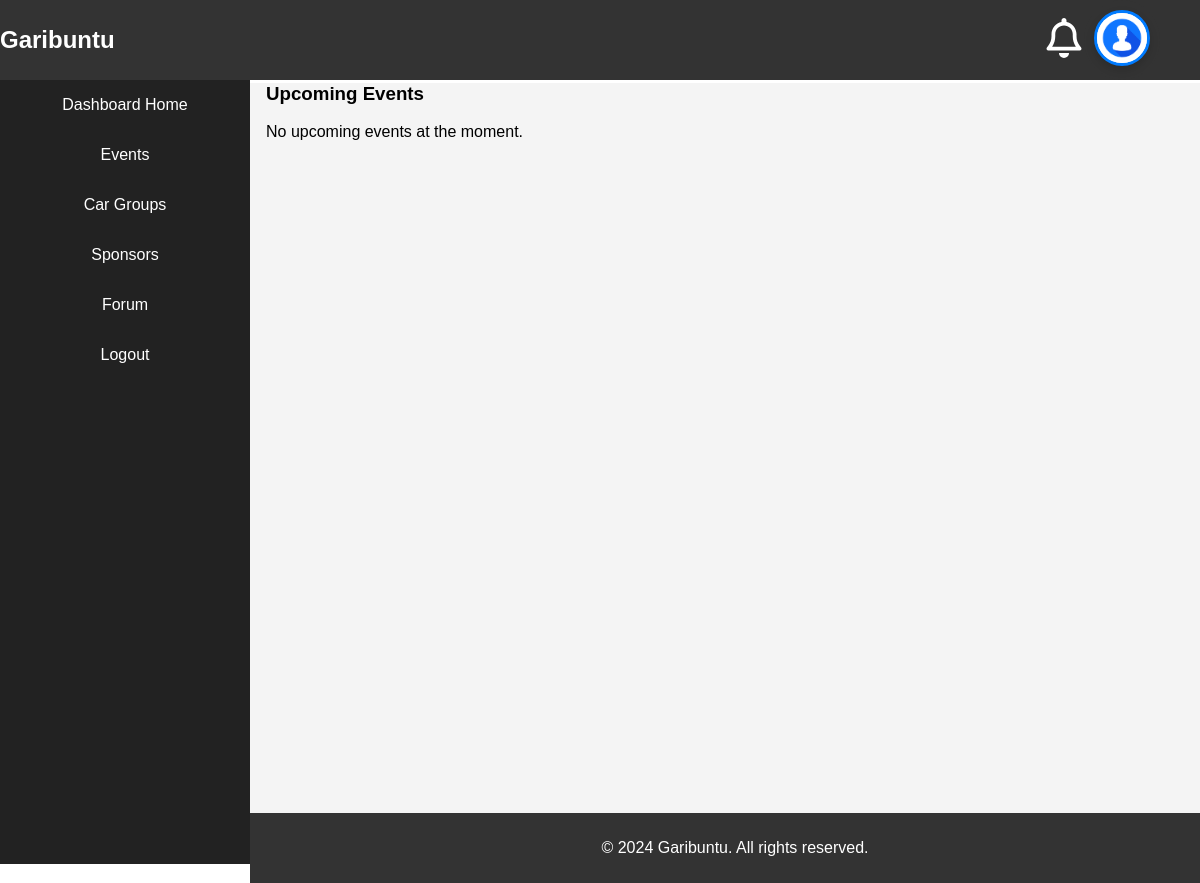
/even-list/, run on an earlier commit of the app's database.
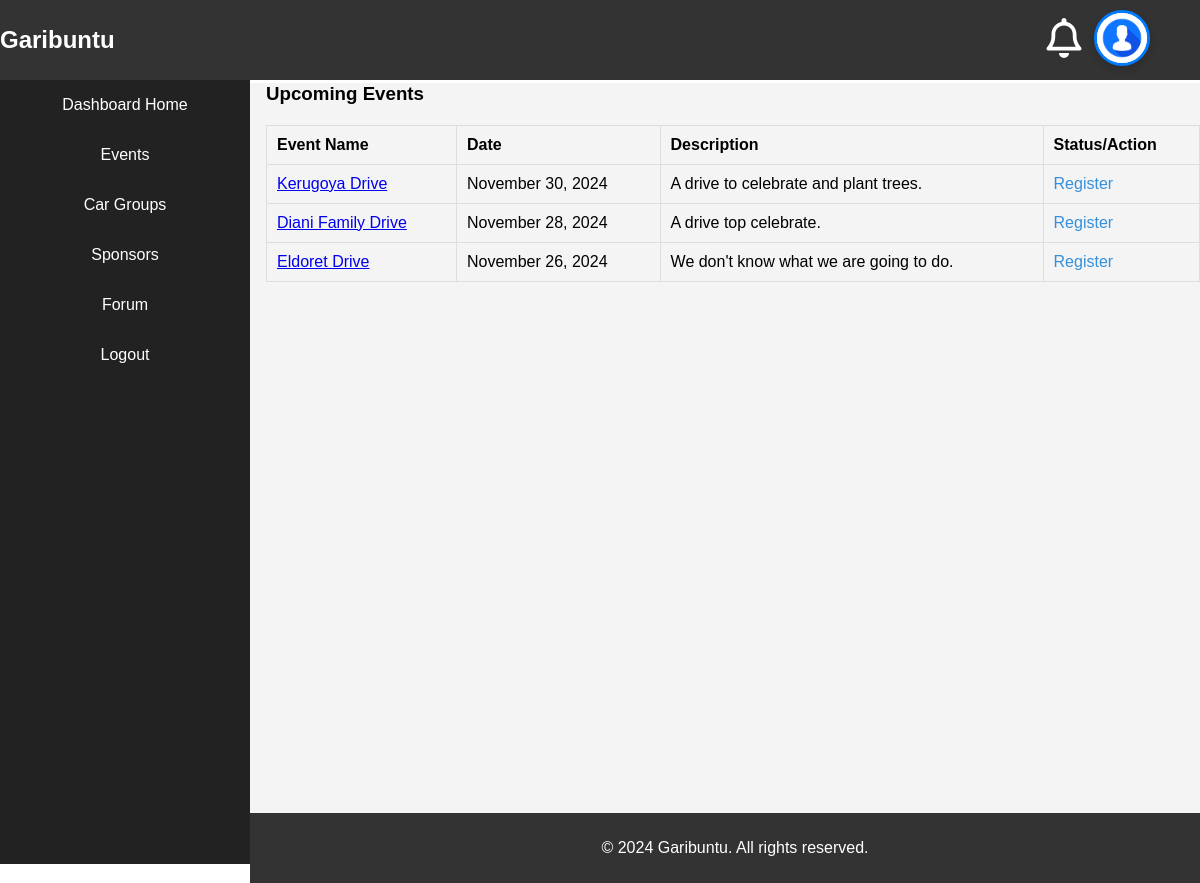
And on a later commit of the database.
### events/models.py (models this page shows, shortened)
class Event(models.Model):
    title = models.CharField(max_length=100)
    description = models.TextField()
    date = models.DateField()
    time = models.TimeField()
    location = models.CharField(max_length=255)
    registration_fee = models.DecimalField(max_digits=10, decimal_places=2)
    group = models.ForeignKey(CarGroup, on_delete=models.CASCADE, related_name='events')
    created_by = models.ForeignKey(User, on_delete=models.CASCADE, related_name='organized_events')
    attendees = models.ManyToManyField(User, through='EventRegistration', related_name='events')
    poster = models.ImageField(upload_to='event_posters/', null=True, blank=True)

### garibuntu/views.py (the view)
# urls.py: path('', views.event_list, name='event_list'),
def event_list(request):
    events = Event.objects.all()
    user = request.user
    payment_status = EventRegistration.payment_status
    return render(request, 'dash-events.html', {'events':events, 'payment_status':payment_status})

### sponsors/sponsor_login_required.py (called while the page is built)
    def __call__(self, request):
        if request.path in [reverse('sponsors:sponsor_register'), reverse('sponsors:sponsor_login')]:
            return self.get_response(request)
        if request.path.startswith('/sponsors/') and not request.session.get('sponsor_id'):
            return redirect(reverse('sponsors:sponsor_login'))
        return self.get_response(request)

### garibuntu/templates/dash-events.html (shortened to what this page needs)
{% extends 'base-dash.html' %}
{% block content %}
<div class="events-section">
    <h3>Upcoming Events</h3>
    {% if events %}
    <table class="events-table">
        <thead>
            <tr>
                <th>Event Name</th>
                <th>Date</th>
                <th>Description</th>
                <th>Status/Action</th>
            </tr>
        </thead>
        <tbody>
            {% for event in events %}
                <tr>
                    <td><a href="{% url 'garibuntu:event_detail' event.id %}">{{ event.title }}</a></td>
                    <td>{{ event.date|date:"F d, Y" }}</td>
                    <td>{{ event.description|truncatewords:15 }}</td>
                    <td>
                        {% if not is_registered %}
                        <a href="{% url 'garibuntu:event_register' event.id %}" class="register-button">Register</a>
                       {% else %}
                       <button class="btn btn-secondary" disabled>Registered</button>
                       {% endif %}
                    </td>
                </tr>
            {% endfor %}
        </tbody>
    </table>
{% else %}
    <p>No upcoming events at the moment.</p>
{% endif %}
</div>
{% endblock content %}

What changed in the data, as far as the page shows it:
added Event: title "Kerugoya Drive", date "November 30, 2024", description "A drive to celebrate and plant trees."
added Event: title "Diani Family Drive", date "November 28, 2024", description "A drive top celebrate."
added Event: title "Eldoret Drive", date "November 26, 2024", description "We don't know what we are going to do."
Also different on the page:
text no longer shown: "No upcoming events at the moment."
text now shown: "Event Name Date Description Status/Action"
